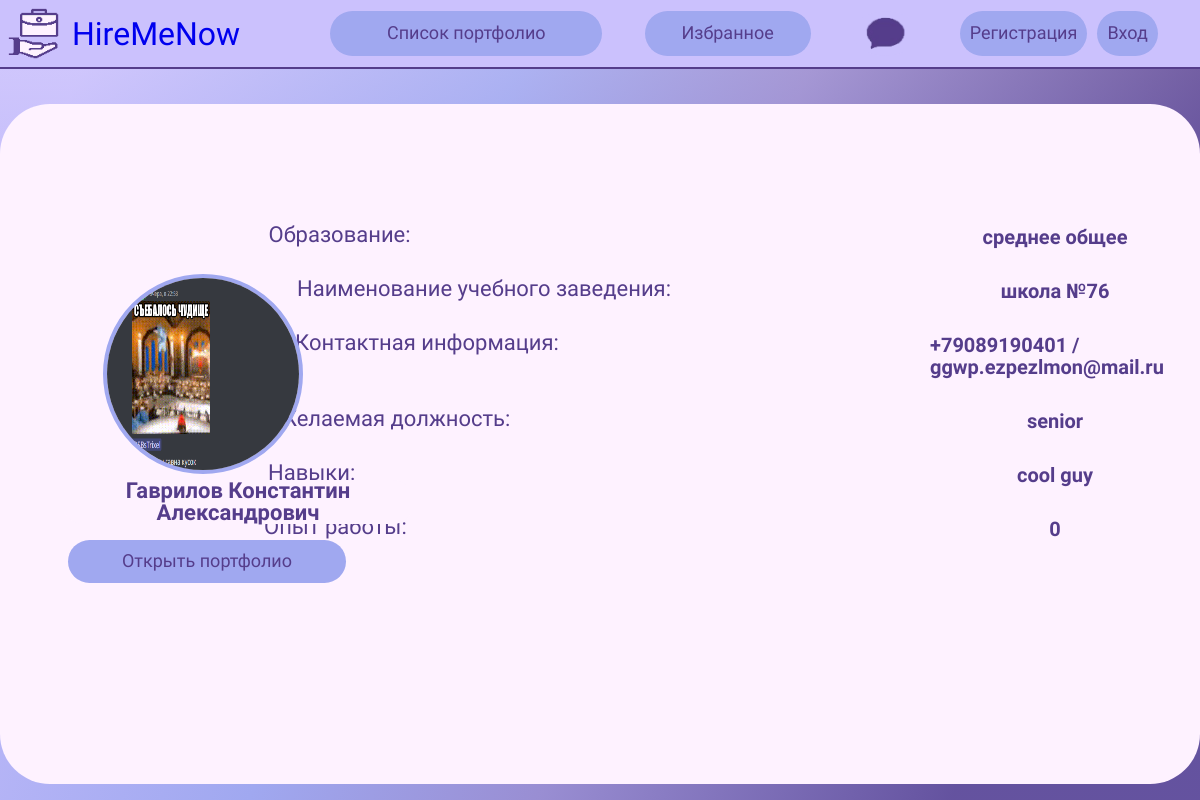
Before: /profile/wedyzza/ with the older database file.
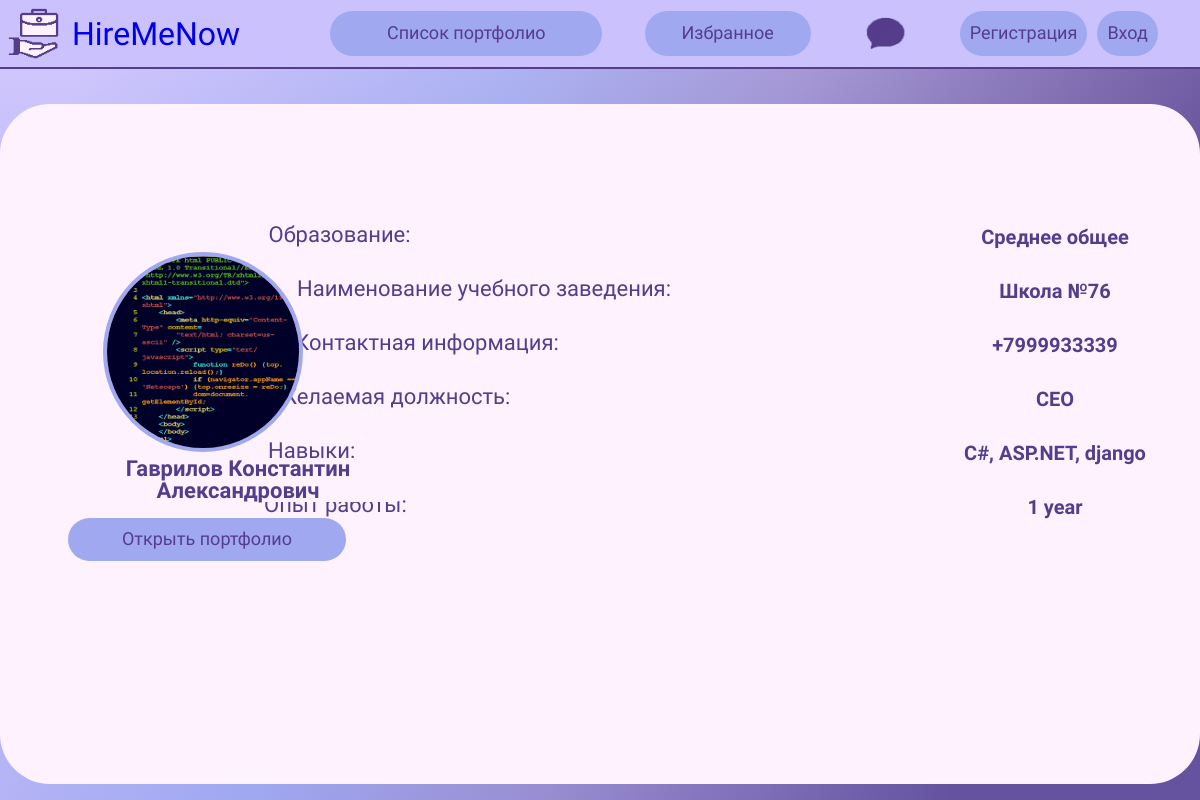
After: the same page with the newer database file.
### mainApp/models.py (models this page shows, shortened)
class userProfile(models.Model):
    user = models.OneToOneField(User, null=True, on_delete=models.CASCADE)
    resume = models.FileField(upload_to='files/', validators=[FileExtensionValidator(allowed_extensions=['pdf'])],
                              blank=True)
    avatar = models.ImageField(upload_to='images/', default='../static/img/profile.png',
                               validators=[FileExtensionValidator(allowed_extensions=['png', 'jpg', 'jpeg'])],
                               blank=True)
    fullName = models.CharField(max_length=100, blank=False, default='ИмяПользователя')
    education = models.CharField(max_length=100, blank=False, default='похоже, тут ничего нет...')
    edu_base = models.CharField(max_length=100, blank=False, default='похоже, тут ничего нет...')
    contacts = models.CharField(max_length=250, blank=False, default='похоже, тут ничего нет...')
    level = models.CharField(max_length=100, blank=False, default='похоже, тут ничего нет...')
    chars = models.CharField(max_length=150, blank=False, default='похоже, тут ничего нет...')
    exp = models.CharField(max_length=200, blank=False, default='похоже, тут ничего нет...')

### mainApp/views.py (the view)
# urls.py: path('profile/<str:username>/', views.profile, name='profile'),
def profile(request, username):
    user = User.objects.get(username=username)
    user_profile = userProfile.objects.get(user=user)
    if request.method == 'POST':
        user_profile.avatar = request.POST.get('img')
        user_profile.save()
    context = {
        'user_profile': user_profile
    }
    return render(request, 'profile.html', context)

### templates/profile.html (shortened to what this page needs)
{% load static %}
<!DOCTYPE html>
<html lang="ru" dir="ltr">
  <head>
    <link rel="stylesheet" href="{% static 'css/profile.css' %}">
      <link rel="stylesheet" href="{% static 'css/no_underline.css' %}">
  </head>
  <body>
    <div id="nav-bar">
		<a href="{% url 'home' %}" id="header">
			<img id="main-logo" src="{% static 'img/logo.png'%}" alt="logo">
			<h1 id="name">HireMeNow</h1>
		</a>
		<div id="buttons">
			<a href="{% url 'portfolio-list' %}" class="btn" id="portfolio-list">Список портфолио</a>
			<a href="{% url 'favorite' %}" class="btn" id="favorite">Избранное</a>
			<a href="{% url 'chat_template' %}" id="chat">
			<img src="{% static 'img/chat.png' %}" width="65px" alt="chat">
			</a>
            {% if user.is_authenticated %}
            <div id="enter">
				<a href="{% url 'profile' request.user.username %}" class="btn" id="profile"><img id="profile-picture" src="{% static 'img/profile.png' %}" width="40px">Профиль</a>
				<a href="{% url 'logout' %}" class="btn" id="logout">Выйти</a>
			</div>
            {% else %}
			<div id="enter">
				<a href="{% url 'register' %}" class="btn" id="reg">Регистрация</a>
				<a href="{% url 'login' %}" class="btn" id="log">Вход</a>
			</div>
            {% endif %}
		</div>
	</div>
	<div class="hero">
		<div class="info">
			<div id="education">
				<h5 class="info-labels">Образование:</h5>
			</div>
			<p class="input-value">{{ user_profile.education }}</p>
			<div id="school-name">
				<h5>Наименование учебного заведения:</h5>
			</div>
			<p class="input-value">{{ user_profile.edu_base }}</p>
			<div id="contacts">
				<h5>Контактная информация:</h5>
			</div>
			<p class="input-value">{{ user_profile.contacts }}</p>
			<div id="fav-role">
				<h5>Желаемая должность:</h5>
			</div>
			<p class="input-value">{{ user_profile.level }}</p>
			<div id="skills">
				<h5>Навыки:</h5>
			</div>
			<p class="input-value">{{ user_profile.chars }}</p>
			<div id="exp">
				<h5>Опыт работы:</h5>
			</div>
			<p class="input-value">{{ user_profile.exp }}</p>
			</div>
		<div class="avatar-header">
			<img class="avatar" src="{{ user_profile.avatar.url }}"/>
            <h3 id="user-name">{{ user_profile.fullName }}</h3>
			<div class="btn-wrap">
			<a href="{% url 'watch-portfolio' user_profile.user.username%}" class="avatar-header-btn" id="open-portfolio">Открыть портфолио</a>
            </div>
		</div>
	</div>
	</body>
</html>

Changed rows visible on the page:
changed userProfile "Гаврилов Константин Александрович": education "среднее общее" → "Среднее общее"; edu_base "школа №76" → "Школа №76"; contacts "+79089190401 / ggwp.ezpezlmon@mail.ru" → "+7999933339"; level "senior" → "CEO"; chars "cool guy" → "C#, ASP.NET, django"; exp "0" → "1 year"; avatar: a different picture
